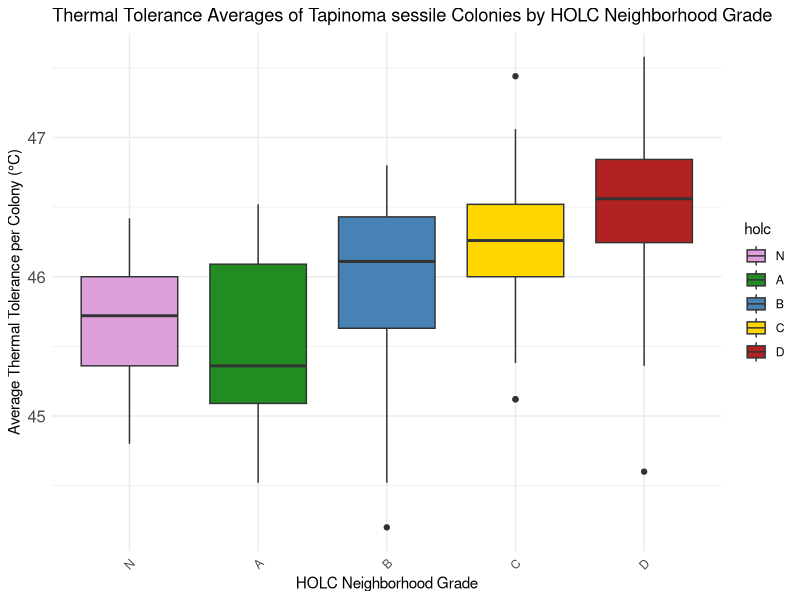
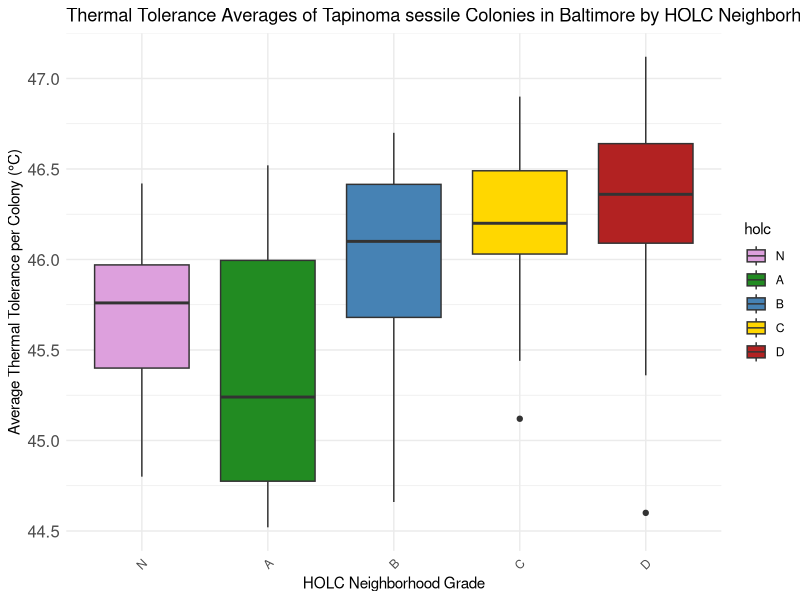
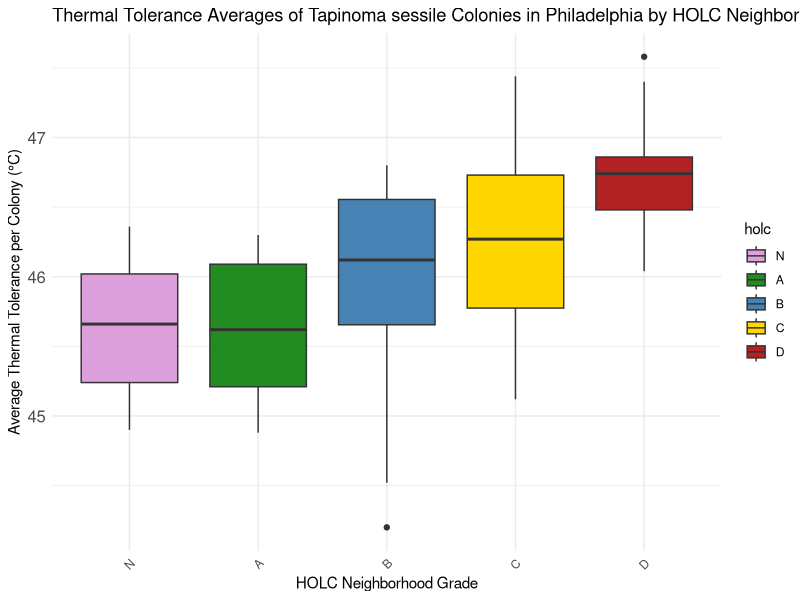
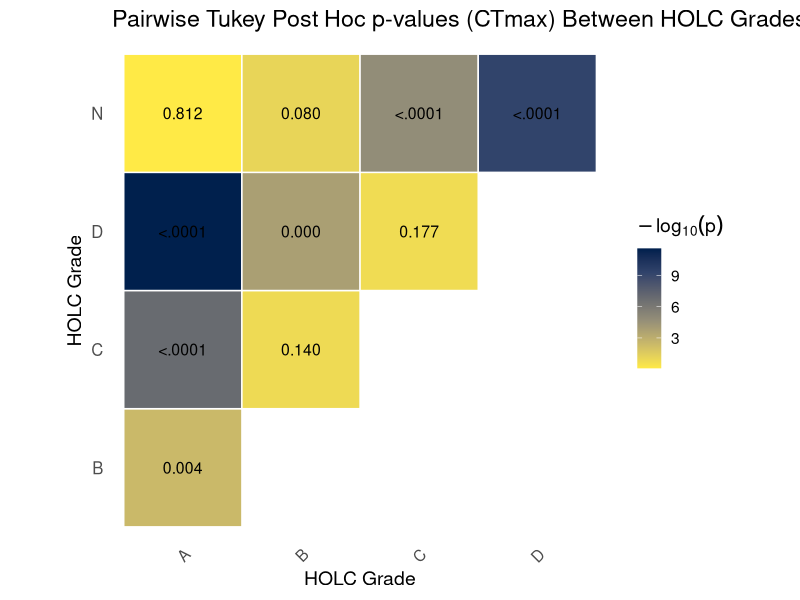
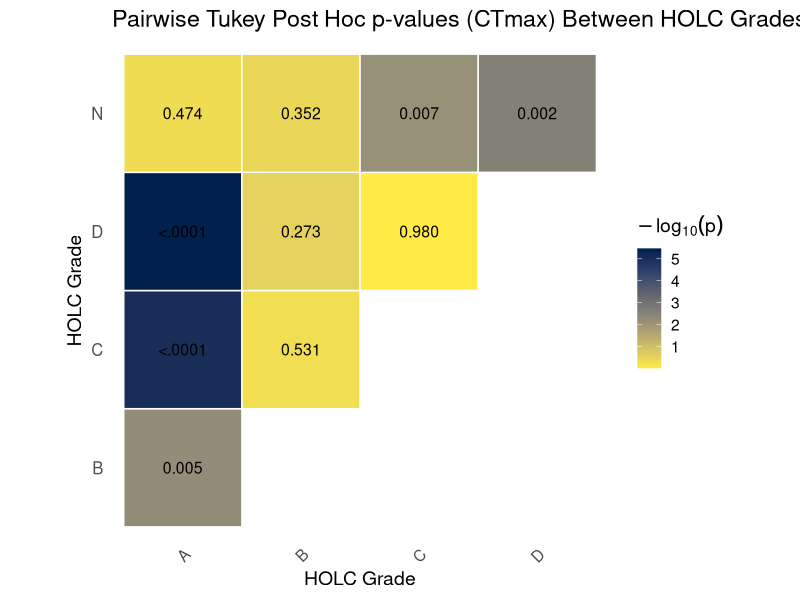
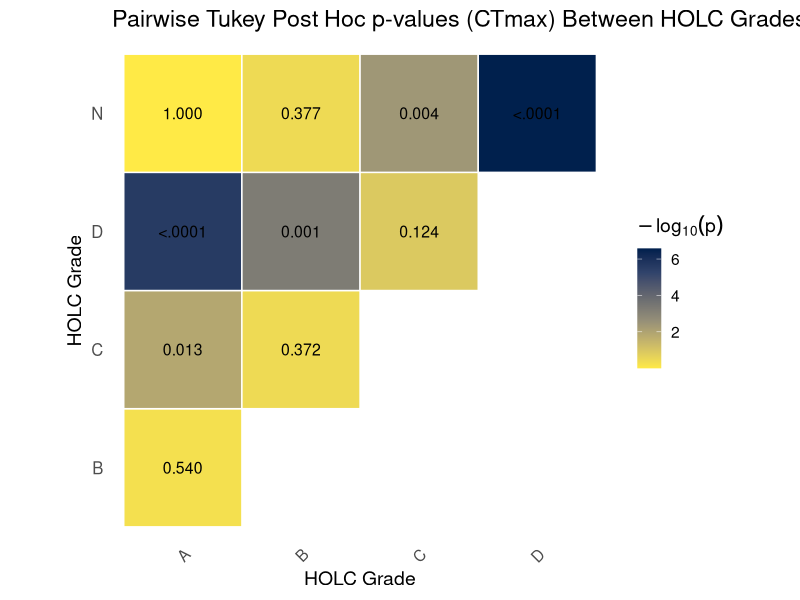

Write R code to recreate these figures, in order.
##redlining_thermal_tolerance_project 

#Packages 
install.packages("multcomp")

#Master Library 
library(tidyverse)
library(readxl)
library(multcomp)
library(lme4)
library(emmeans)
library(dplyr)
library(tidyr)
library(reshape2)
library(ggplot2)
library(scales)

#check data sheet
#library(readxl)
raw_ant_data <- read_excel("data/thermal_meta_raw.xlsx")
head(raw_ant_data)

#Convert 'city' and 'holc' to factors instead of charecters 
raw_ant_data$city <- as.factor(raw_ant_data$city)
raw_ant_data$holc <- as.factor(raw_ant_data$holc)

#check 'city' and 'holc' are factors 
head(raw_ant_data) 



##1. DATA SUMMARY: Collection of the total number of samples per holc grade and per city

#Total number of Tapinoma sessile colonies collected per city 
raw_ant_data %>% 
  filter(genus == "Tapinoma") %>% 
  count(city)

#Total number of Tainoma collected per holc grade for both cities combined 
raw_ant_data %>%
  count(holc)

#Total number of Tapinoma collected per each holc grade for each city 
raw_ant_data %>%
  group_by(city, holc) %>%
  summarise(n = n())



###2. LINEAR REGRESSION ANALYSIS ###

##A. LINEAR REGRESSION ANALYSIS FOR BOTH CITIES COMBINED ##

#1. Identify and eliminate outliers from meta dataset 
#calculate the IQR: removing rowns in 'avg_ct' that are more than 1.5 x IQR above the third quartile or below the first quartile. 
iqr <- IQR(raw_ant_data$avg_ct, na.rm = TRUE)
q1 <- quantile(raw_ant_data$avg_ct, 0.25, na.rm = TRUE)
q3 <- quantile(raw_ant_data$avg_ct, 0.75, na.rm = TRUE)

# Define lower and upper bounds
lower_bound <- q1 - 1.5 * iqr
upper_bound <- q3 + 1.5 * iqr

# Filter out outliers
clean_ant_data <- raw_ant_data[raw_ant_data$avg_ct >= lower_bound & raw_ant_data$avg_ct <= upper_bound, ]

#There are no outliers. We will continue with the clean_ant_data spreadsheet though.


# 2. Running linear regression on holc to average CTmax value for both cities combined compared to the reference level holc "A"
meta_thermal_model <- lm(avg_ct ~ holc, data = clean_ant_data)

#view summary of meta model
summary(meta_thermal_model)

#Running linear regression on holc to average CTmax value for both cities combined compared to the reference level holc "N" (natural). The coefficients show the difference in avg_ct for each HOLC grade compared to N (natural sites)
clean_ant_data$holc <- relevel(clean_ant_data$holc, ref = "N")
meta_thermal_model <- lm(avg_ct ~ holc, data = clean_ant_data)
summary(meta_thermal_model)


#3. Run ANOVA and Turkey Post Hoc Test on city combined data 

#ANOVA 
meta_thermal_anova <- anova(meta_thermal_model)
print(meta_thermal_anova)

#the ANOVA shows a significant effect of 'holc' on 'avg_ct' (p= 6.73e-15). There is a difference somewhere among the HOLC grades, but we don;t know which pairs of HOLC grades differ

#Tukey's HSD
#library(multcomp)
meta_thermal_tukey <- glht(meta_thermal_model, linfct = mcp(holc = "Tukey"))
summary(meta_thermal_tukey)
confint(meta_thermal_tukey)
#Tukey compared all pairs of holc grades against each other and also against the reference "N".
#KEY RESULTS##
#A-N, B-N (marginal), C-B, and D-C are not significantly different because their confidence intervals include 0 or p > .05 
#Differences against the baseline "N", show that C and D are significantly higher than N, B is borderline, and A is not significantly different than N. 

##4. Linear Mixed Model for both cities combined 
#library(lme4)
meta_lmm_model <- lmer(avg_ct ~ holc + (1 | city), data = clean_ant_data)
summary(meta_lmm_model)
#used the random intercept for each city in which the variance is very small (.0072). Which means the average thermal tolerance differs very little between cities, once holc is accountanted for. 
#the residual variance = .295 which means most of the variation is within cities, between samples, so city doesn't contribute to much extra variability. 
# This also shows the pattern that thermal tolerance increases with worse HOLC grades. Which means holc has a strong significant effect on avg_ct. Also, the city contributes almost no additional variance, which means most of the variation is explained by holc, not which city the samples come from. 







##B. LINEAR REGRESSION FOR BALTIMORE ONLY 
#1.Running linear regression on Baltimore only samples  
#Running linear regression on holc to average CTmax value for BALTIMORE compared to the reference level holc "N" (natural). The coefficients show the difference in avg_ct for each HOLC grade compared to N (natural sites) with only samples from Baltimore 
balt_thermal_model <- lm(avg_ct ~ holc, data = clean_ant_data[clean_ant_data$city == "Baltimore", ])
summary(balt_thermal_model)

#2. ANOVA and Turkey Post Hoc Test on BALTIMORE samples 
balt_thermal_anova <- anova(balt_thermal_model)
print(balt_thermal_anova)
# the anova shows a highly significant effect (p = 2.55e-07). 

#Tukey's HSD
balt_thermal_tukey <- glht(balt_thermal_model, linfct = mcp(holc = "Tukey"))
summary(balt_thermal_tukey)
confint(balt_thermal_tukey)
#within BALTIMORE, C-N, D-N, B-A, C-A, D-A are all significantly different in avg_ct from each other (first letter is higher than the second letter). 
#A -N, B-N, C-B, D-B, D-C are not significantly different than each other 
#A is significantly lower than B, C, and D but not from N 
# B is significantly different than A (barley) but not significantly different than N, C, or D. 
# C and D are not significantly different from each other but they are from A and N 



##C. LINEAR REGRESSION FOR PHILADELPHIA ONLY 
#1.Running linear regression on PHILADELPHIA only samples  
#Running linear regression on holc to average CTmax value for PHILADELPHIA compared to the reference level holc "N" (natural). The coefficients show the difference in avg_ct for each HOLC grade compared to N (natural sites) with only samples from philadelphia 
phily_thermal_model <- lm(avg_ct ~ holc, data = clean_ant_data[clean_ant_data$city == "Philadelphia", ])
summary(phily_thermal_model)

#2. ANOVA and Turkey Post Hoc Test on BALTIMORE samples 
phily_thermal_anova <- anova(phily_thermal_model)
print(phily_thermal_anova)
#anova shows significant effect of holc on avg_ct (p=3.69e-08). 

#Tukey's HSD
phily_thermal_tukey <- glht(phily_thermal_model, linfct = mcp(holc = "Tukey"))
summary(phily_thermal_tukey)
confint(phily_thermal_tukey)
#within BALTIMORE, C-N, D-N, B-A, C-A, D-A are all significantly different in avg_ct from each other (first letter is higher than the second letter). 
#A -N, B-N, C-B, D-B, D-C are not significantly different than each other 
#A is significantly lower than B, C, and D but not from N 
# B is significantly different than A (barley) but not significantly different than N, C, or D. 
# C and D are not significantly different from each other but they are from A and N 






###3. VISUALIZATION: BOX PLOTS AND HEAT MAPS - based on linear regression analysis ###

#3A. BOX PLOTS 

##A. Box plot for BOTH cities combined
#library(ggplot2)
ggplot(clean_ant_data, aes(x = `holc`, y =`avg_ct`, fill = `holc`)) +
  geom_boxplot() +
  scale_fill_manual(values = c("A" = "forestgreen", 
                               "B" = "steelblue", 
                               "C" = "gold", 
                               "D" = "firebrick", 
                               "N" = "plum")) +
  labs(x = "HOLC Neighborhood Grade", y = "Average Thermal Tolerance per Colony (°C)",
       title = "Thermal Tolerance Averages of Tapinoma sessile Colonies by HOLC Neighborhood Grade ") +
  theme_minimal()+
  theme(
    axis.text.x = element_text(angle = 45, hjust = 1),
    axis.text.y = element_text(size = 12)
  )



##B. Box plot for BALTIMORE
ggplot(clean_ant_data %>% filter(city == "Baltimore"),
       aes(x = holc, y = avg_ct, fill = holc)) +
  geom_boxplot() +
  scale_fill_manual(values = c(
    "A" = "forestgreen",
    "B" = "steelblue",
    "C" = "gold",
    "D" = "firebrick",
    "N" = "plum"
  )) +
  labs(
    x = "HOLC Neighborhood Grade",
    y = "Average Thermal Tolerance per Colony (°C)",
    title = "Thermal Tolerance Averages of Tapinoma sessile Colonies in Baltimore by HOLC Neighborhood Grade"
  ) +
  theme_minimal() +
  theme(
    axis.text.x = element_text(angle = 45, hjust = 1),
    axis.text.y = element_text(size = 12)
  )


##C. Box plot for PHILADELPHIA 
ggplot(clean_ant_data %>% filter(city == "Philadelphia"),
       aes(x = holc, y = avg_ct, fill = holc)) +
  geom_boxplot() +
  scale_fill_manual(values = c(
    "A" = "forestgreen",
    "B" = "steelblue",
    "C" = "gold",
    "D" = "firebrick",
    "N" = "plum"
  )) +
  labs(
    x = "HOLC Neighborhood Grade",
    y = "Average Thermal Tolerance per Colony (°C)",
    title = "Thermal Tolerance Averages of Tapinoma sessile Colonies in Philadelphia by HOLC Neighborhood Grade"
  ) +
  theme_minimal() +
  theme(
    axis.text.x = element_text(angle = 45, hjust = 1),
    axis.text.y = element_text(size = 12)
  )





##3B. HEAT MAPS ##

##A. Heat map of p-values from Tukey's, showing only the upper Triangle
#library(emmeans)
#library(dplyr)
#library(tidyr)
#library(reshape2)
#library(ggplot2)
#library(scales)


#Heat maps for BOTH cities combined##

## Pairwise comparisons
meta_pairs <- pairs(emmeans(meta_thermal_model, ~ `holc`))
meta_pairs_summary <- as.data.frame(summary(meta_pairs))


## Clean and separate the contrasts (e.g., "A - B" → "A", "B") into group1 and group2
#libary(tidyr)
meta_pvals_df <- meta_pairs_summary %>%
  separate(contrast, into = c("group1", "group2"), sep = " - ") %>%
  mutate(p.value = as.numeric(p.value))

## Create list of all grades
holc_grades <- sort(unique(c(meta_pvals_df$group1, meta_pvals_df$group2)))

## Initialize symmetric matrix
meta_matrix <- matrix(1, nrow = length(holc_grades), ncol = length(holc_grades),
                     dimnames = list(holc_grades, holc_grades))


## Fill heat map with p-values
for (i in seq_len(nrow(meta_pvals_df))) {
  g1 <- meta_pvals_df$group1[i]
  g2 <- meta_pvals_df$group2[i]
  p <- meta_pvals_df$p.value[i]
  meta_matrix[g1, g2] <- p
  meta_matrix[g2, g1] <- p
}
diag(meta_matrix) <- NA

## Convert to long format
meta_melted <- melt(meta_matrix, na.rm = TRUE) 

#library(ggplot2)
#library(scales)

# Assume meta_melted has Var1, Var2, value (p-values) and includes all grades
#holc_grades <- c("A", "B", "C", "D", "N")
meta_melted$Var1 <- factor(meta_melted$Var1, levels = holc_grades)
meta_melted$Var2 <- factor(meta_melted$Var2, levels = holc_grades)


# Filter upper triangle only
meta_melted_upper <- meta_melted %>%
  filter(as.numeric(Var1) < as.numeric(Var2))


##use a transformed scale like -log10(p-value) for the heat map to spread out the small p-values and make marginal differences more visually distinct 
ggplot(meta_melted_upper, aes(x = Var1, y = Var2, fill = -log10(value))) +
  geom_tile(color = "white", size = 0.5) +
  geom_text(aes(label = ifelse(value < 0.0001, "<.0001",
                               sprintf("%.3f", value))),
            color = "black", size = 4) +
  scale_fill_viridis_c(option = "cividis", direction = -1, 
                       name = expression(-log[10](p))) +
  labs(
    title = "Pairwise Tukey Post Hoc p-values (CTmax) Between HOLC Grades",
    x = "HOLC Grade",
    y = "HOLC Grade"
  ) +
  theme_minimal(base_size = 14) +
  coord_fixed() +
  theme(
    axis.text.x = element_text(angle = 45, hjust = 1),
    axis.text.y = element_text(size = 12),
    panel.grid = element_blank()
  )




##Heat map for BALTIMORE##
## Pairwise comparisons
balt_pairs <- pairs(emmeans(balt_thermal_model, ~ `holc`))
balt_pairs_summary <- as.data.frame(summary(balt_pairs))

## Clean and separate the contrasts (e.g., "A - B" → "A", "B") into group1 and group2
#libary(tidyr)
balt_pvals_df <- balt_pairs_summary %>%
  separate(contrast, into = c("group1", "group2"), sep = " - ") %>%
  mutate(p.value = as.numeric(p.value))

## Create list of all grades. I kept holc_grades from the combined data
#holc_grades <- sort(unique(c(meta_pvals_df$group1, meta_pvals_df$group2)))

## Initialize symmetric matrix
balt_matrix <- matrix(1, nrow = length(holc_grades), ncol = length(holc_grades),
                      dimnames = list(holc_grades, holc_grades))

## Fill heat map with p-values
for (i in seq_len(nrow(balt_pvals_df))) {
  g1 <- balt_pvals_df$group1[i]
  g2 <- balt_pvals_df$group2[i]
  p <- balt_pvals_df$p.value[i]
  balt_matrix[g1, g2] <- p
  balt_matrix[g2, g1] <- p
}
diag(balt_matrix) <- NA

## Convert to long format
balt_melted <- melt(balt_matrix, na.rm = TRUE) 

#library(ggplot2)
#library(scales)

# Assume meta_melted has Var1, Var2, value (p-values) and includes all grades
#holc_grades <- c("A", "B", "C", "D", "N")
balt_melted$Var1 <- factor(balt_melted$Var1, levels = holc_grades)
balt_melted$Var2 <- factor(balt_melted$Var2, levels = holc_grades)


# Filter upper triangle only
balt_melted_upper <- balt_melted %>%
  filter(as.numeric(Var1) < as.numeric(Var2))

##use a transformed scale like -log10(p-value) for the heat map to spread out the small p-values and make marginal differences more visually distinct 
ggplot(balt_melted_upper, aes(x = Var1, y = Var2, fill = -log10(value))) +
  geom_tile(color = "white", size = 0.5) +
  geom_text(aes(label = ifelse(value < 0.0001, "<.0001",
                               sprintf("%.3f", value))),
            color = "black", size = 4) +
  scale_fill_viridis_c(option = "cividis", direction = -1, 
                       name = expression(-log[10](p))) +
  labs(
    title = "Pairwise Tukey Post Hoc p-values (CTmax) Between HOLC Grades in Baltimore",
    x = "HOLC Grade",
    y = "HOLC Grade"
  ) +
  theme_minimal(base_size = 14) +
  coord_fixed() +
  theme(
    axis.text.x = element_text(angle = 45, hjust = 1),
    axis.text.y = element_text(size = 12),
    panel.grid = element_blank()
  )



##Heat map for PHILADELPHIA##
## Pairwise comparisons
phily_pairs <- pairs(emmeans(phily_thermal_model, ~ `holc`))
phily_pairs_summary <- as.data.frame(summary(phily_pairs))

## Clean and separate the contrasts (e.g., "A - B" → "A", "B") into group1 and group2
#libary(tidyr)
phily_pvals_df <- phily_pairs_summary %>%
  separate(contrast, into = c("group1", "group2"), sep = " - ") %>%
  mutate(p.value = as.numeric(p.value))

## Create list of all grades. I kept holc_grades from the combined data
#holc_grades <- sort(unique(c(meta_pvals_df$group1, meta_pvals_df$group2)))

## Initialize symmetric matrix
phily_matrix <- matrix(1, nrow = length(holc_grades), ncol = length(holc_grades),
                      dimnames = list(holc_grades, holc_grades))

## Fill heat map with p-values
for (i in seq_len(nrow(phily_pvals_df))) {
  g1 <- phily_pvals_df$group1[i]
  g2 <- phily_pvals_df$group2[i]
  p <- phily_pvals_df$p.value[i]
  phily_matrix[g1, g2] <- p
  phily_matrix[g2, g1] <- p
}
diag(phily_matrix) <- NA

## Convert to long format
phily_melted <- melt(phily_matrix, na.rm = TRUE) 

#library(ggplot2)
#library(scales)

# Assume meta_melted has Var1, Var2, value (p-values) and includes all grades
#holc_grades <- c("A", "B", "C", "D", "N")
phily_melted$Var1 <- factor(phily_melted$Var1, levels = holc_grades)
phily_melted$Var2 <- factor(phily_melted$Var2, levels = holc_grades)


# Filter upper triangle only
phily_melted_upper <- phily_melted %>%
  filter(as.numeric(Var1) < as.numeric(Var2))

##use a transformed scale like -log10(p-value) for the heat map to spread out the small p-values and make marginal differences more visually distinct 
ggplot(phily_melted_upper, aes(x = Var1, y = Var2, fill = -log10(value))) +
  geom_tile(color = "white", size = 0.5) +
  geom_text(aes(label = ifelse(value < 0.0001, "<.0001",
                               sprintf("%.3f", value))),
            color = "black", size = 4) +
  scale_fill_viridis_c(option = "cividis", direction = -1, 
                       name = expression(-log[10](p))) +
  labs(
    title = "Pairwise Tukey Post Hoc p-values (CTmax) Between HOLC Grades in Philadelphia",
    x = "HOLC Grade",
    y = "HOLC Grade"
  ) +
  theme_minimal(base_size = 14) +
  coord_fixed() +
  theme(
    axis.text.x = element_text(angle = 45, hjust = 1),
    axis.text.y = element_text(size = 12),
    panel.grid = element_blank()
  )
